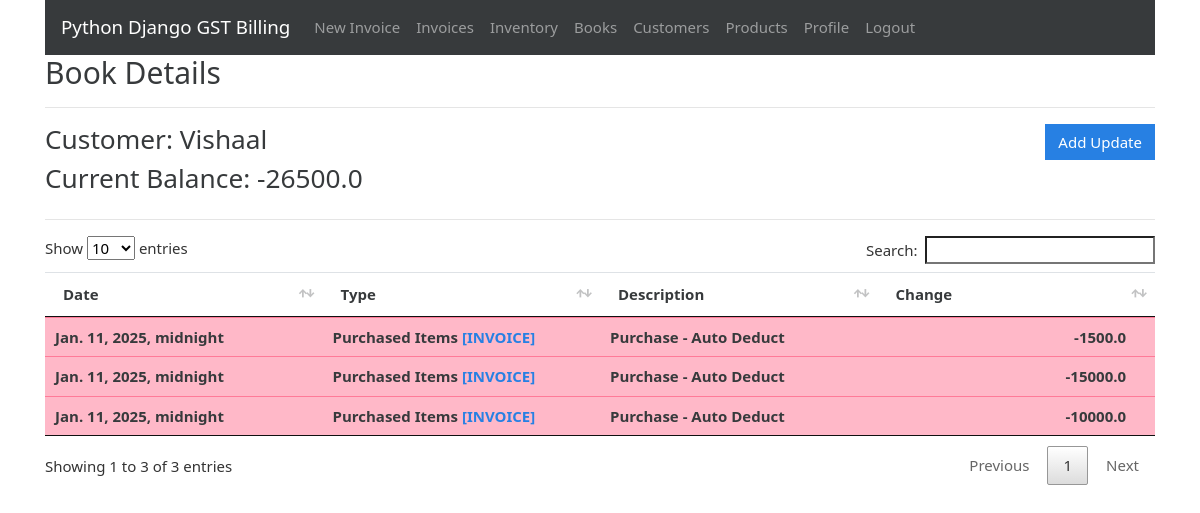
/books/2 (signed in), run on the app's committed database.
### gstbillingapp/models.py (models this page shows, shortened)
class Book(models.Model):
    user = models.ForeignKey(User, null=True, blank=True, on_delete=models.SET_NULL)
    customer = models.ForeignKey(Customer, null=True, blank=True, on_delete=models.SET_NULL)
    current_balance = models.FloatField(default=0)
    last_log = models.ForeignKey('BookLog', null=True, blank=True, default=None, on_delete=models.SET_NULL)

class Customer(models.Model):
    user = models.ForeignKey(User, null=True, blank=True, on_delete=models.SET_NULL)
    customer_name = models.CharField(max_length=200)
    customer_address = models.TextField(max_length=600, blank=True, null=True)
    customer_phone = models.CharField(max_length=14, blank=True, null=True)
    customer_gst = models.CharField(max_length=15, blank=True, null=True)

class BookLog(models.Model):
    parent_book = models.ForeignKey(Book, null=True, blank=True, on_delete=models.CASCADE)
    date = models.DateTimeField(default=datetime.now, blank=True, null=True)
    last_modified = models.DateTimeField(auto_now=True)
    CHANGE_TYPES = [
        (0, 'Paid'),
        (1, 'Purchased Items'),
        (2, 'Sold Items'),
        (4, 'Other'),
    ]
    change_type = models.IntegerField(choices=CHANGE_TYPES, default=0)
    change = models.FloatField(default=0.0)
    associated_invoice = models.ForeignKey(Invoice, blank=True, null=True, default=None, on_delete=models.SET_NULL)
    description = models.TextField(max_length=600, blank=True, null=True)

### gstbillingapp/views.py (the view)
# urls.py: path('books/<int:book_id>', views.book_logs, name='book_logs'),
@login_required
def book_logs(request, book_id):
    context = {}
    book = get_object_or_404(Book, id=book_id, user=request.user)
    book_logs = BookLog.objects.filter(parent_book=book).order_by('-id')
    context['book'] = book
    context['book_logs'] = book_logs
    return render(request, 'gstbillingapp/book_logs.html', context)

### gstbillingapp/templates/gstbillingapp/book_logs.html (shortened to what this page needs)
{% extends "gstbillingapp/base.html" %}
{% load static %}
{% block content %}
<h2>Book Details</h2>
<hr>
<div class="row">
	<div class="col">
		<h3>Customer: {{book.customer.customer_name}}</h3>
		<h3>Current Balance: {{book.current_balance}}</h3>
	</div>
	<div class="col">
		<a href="{% url 'book_logs_add' book.id %}" id="add_customer_btn"><button type="button" class="btn btn-primary">Add Update</button></a>
	</div>
</div>
<hr>
<table class="table table-hover font-weight-bold" id="inventory-logs-table">
	<thead>
		<tr>
			<th>Date</th>
			<th>Type</th>
			<th>Description</th>
			<th>Change</th>
		</tr>
	</thead>
	<tbody class="two-col-form">
		{% for item in book_logs %}
		<tr class="{% if item.change < 0 %}table-danger{% else %}table-success{%endif%}">
			<td>{{item.date}}</td>
			<td>{{item.get_change_type_display}} {% if item.associated_invoice %}<a href="{% url 'invoice_viewer' item.associated_invoice.id %}">[INVOICE]</a>{% endif %}</td>
			<td>{{item.description}}</td>
			<td class="text-right">{{item.change}} &emsp; {{inventory.product.product_unit}}</td>
		{% endfor %}
	</tbody>
</table>
{% endblock %}

### gstbillingapp/static/gstbillingapp/main.css (style rules this page uses)
.two-col-form td, .two-col-form th { width: 25%; }
#add_customer_btn, #add_product_btn { float: right; }

### data on the page
Book: customer.customer_name "Vishaal", current_balance "-26500.0"
BookLog: date "Jan. 11, 2025, midnight", change_type "Purchased Items", shows "[INVOICE]", description "Purchase - Auto Deduct", change "-1500.0"
BookLog: date "Jan. 11, 2025, midnight", change_type "Purchased Items", shows "[INVOICE]", description "Purchase - Auto Deduct", change "-15000.0"
BookLog: date "Jan. 11, 2025, midnight", change_type "Purchased Items", shows "[INVOICE]", description "Purchase - Auto Deduct", change "-10000.0"
